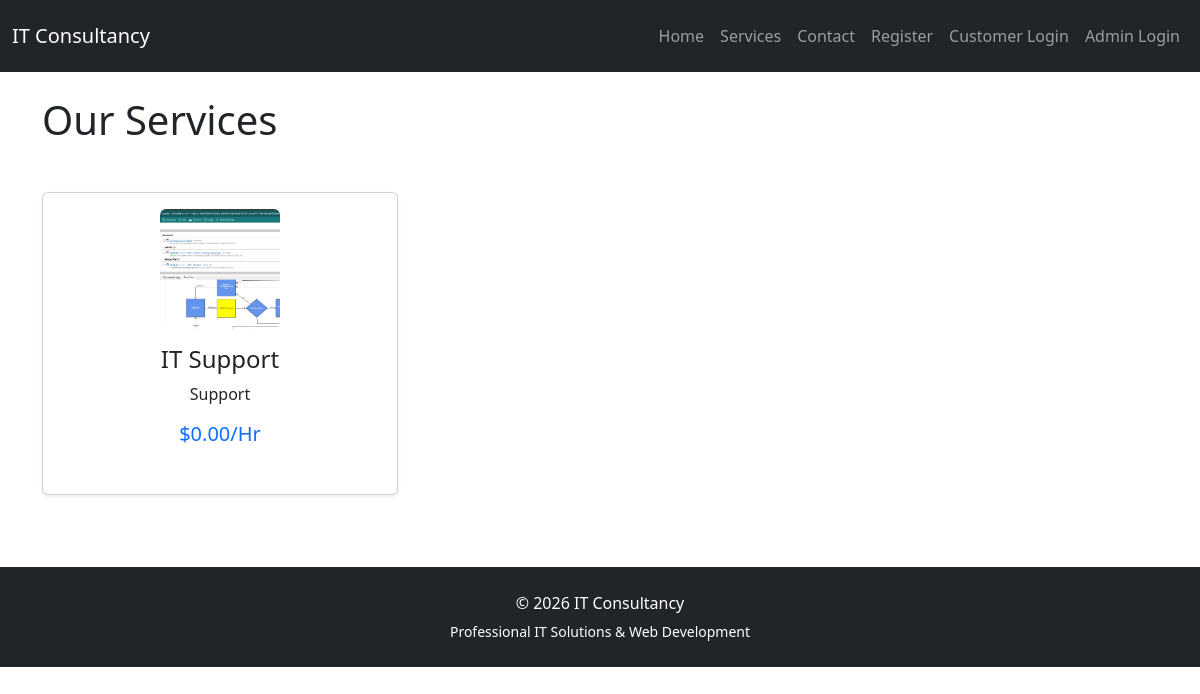
/routes.php?page=services, run on the app's committed database.
### tables this page shows
CREATE TABLE `services` (
  `id` int(11) NOT NULL AUTO_INCREMENT,
  `title` varchar(255) NOT NULL,
  `description` text NOT NULL,
  `created_at` timestamp NOT NULL DEFAULT current_timestamp(),
  `price` decimal(10,2) NOT NULL DEFAULT 0.00,
  `image` varchar(255) DEFAULT NULL,
  PRIMARY KEY (`id`)
);

### app/views/services.php (the view)
<?php
require dirname(__DIR__, 2) . '/config/database.php';
$stmt = $pdo->query("
    SELECT * FROM services
    ORDER BY created_at DESC
");
$services = $stmt->fetchAll();
?>
<?php require __DIR__ . '/layouts/header.php'; ?>
<h1 class="mb-5">
    Our Services
</h1>
<div class="row">
    <?php foreach ($services as $service): ?>
        <div class="col-md-4">
            <div class="card shadow-sm mb-4 h-100">
                <div class="card-body text-center">
                    <?php if (!empty($service['image'])): ?>
                        <img
                            src="../uploads/<?= htmlspecialchars($service['image']) ?>"
                            alt="<?= htmlspecialchars($service['title']) ?>"
                            class="img-fluid rounded mb-3"
                            style="
                                width:120px;
                                height:120px;
                                object-fit:cover;
                            ">
                    <?php endif; ?>
                    <h4 class="card-title">
                        <?= htmlspecialchars($service['title']) ?>
                    </h4>
                    <p class="card-text">
                        <?= htmlspecialchars($service['description']) ?>
                    </p>
                    <h5 class="mt-3 text-primary">
                        $<?= number_format($service['price'], 2) ?>/Hr
                    </h5>
                </div>
            </div>
        </div>
    <?php endforeach; ?>
</div>
<?php require __DIR__ . '/layouts/footer.php'; ?>

### data on the page
services: image (picture), title "IT Support", description "Support", price "0.00"
